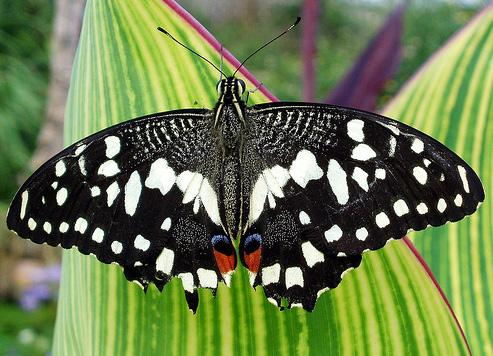
#> input picture Lab02/input_image.jpg, 493 x 356 px
$ python lab02.py
#> lines starting #> are read from the running program, lines starting #| are printed output that depends on the picture
"""
Department of Software Engineering
The University of Azad Jammu and Kashmir
Digital Image Processing Lab (Session 2024-28)
Lab Task # 02 — Digital Images, Pixels, Color, and Basic Transformations

Student Name: Zulqarnain Mohi Ud Din
Roll Number: 2024-SE-07 (2024-SET-07)
Instructor: Engr. Fahad Nisar
"""

import os
import cv2 as cv
import numpy as np
import matplotlib.pyplot as plt


def main():
    print("=" * 70)
    print("DIP Lab Task # 02: Digital Images, Pixels, Color, and Transformations")
    print("Student: Zulqarnain Mohi Ud Din | Roll No: 2024-SE-07")
    print("=" * 70)

    # -------------------------------------------------------------------------
    # Step 2: Load the Image
    # -------------------------------------------------------------------------
    print("\n--- Step 2: Load the Image ---")
    image_path = "input_image.jpg"
    if not os.path.exists(image_path):
        raise FileNotFoundError(f"Image not found at path: {image_path}")

    image = cv.imread(image_path)
#> image is the input picture: shape (356, 493, 3); mean B, G, R 77.2, 123.6, 107
    if image is None:
        raise FileNotFoundError(f"Failed to load image at path: {image_path}")

    print(f"Image Path: {image_path}")
    print(f"Image Shape: {image.shape}")
#| Image Shape: (356, 493, 3)
    print(f"Image Data Type: {image.dtype}")
#| Image Data Type: uint8

    # -------------------------------------------------------------------------
    # Step 3: Inspect the Image
    # -------------------------------------------------------------------------
    print("\n--- Step 3: Inspect the Image ---")
    height, width, channels = image.shape
#> height = 356; width = 493; channels = 3
    print(f"Height (Rows): {height}")
#| Height (Rows): 356
    print(f"Width (Columns): {width}")
#| Width (Columns): 493
    print(f"Number of Channels: {channels}")
#| Number of Channels: 3

    # Top-left and center pixels using [row, column] indexing
    top_left_pixel = image[0, 0]
#> top_left_pixel = [47, 88, 50]
    center_row = height // 2
#> center_row = 178
    center_col = width // 2
#> center_col = 246
    center_pixel = image[center_row, center_col]
#> center_pixel = [148, 153, 154]

    print(f"Top-Left Pixel [row=0, col=0] (BGR): {top_left_pixel}")
#| Top-Left Pixel [row=0, col=0] (BGR): [47 88 50]
    print(f"Center Pixel [row={center_row}, col={center_col}] (BGR): {center_pixel}")
#| Center Pixel [row=178, col=246] (BGR): [148 153 154]

    # Global min/max
    global_min = int(image.min())
#> global_min = 0
    global_max = int(image.max())
#> global_max = 255
    print(f"Global Minimum Pixel Value: {global_min}")
#| Global Minimum Pixel Value: 0
    print(f"Global Maximum Pixel Value: {global_max}")
#| Global Maximum Pixel Value: 255

    # Per-channel min/max (OpenCV default order is Blue, Green, Red)
    channel_names = ["Blue (Channel 0)", "Green (Channel 1)", "Red (Channel 2)"]
    for i, name in enumerate(channel_names):
        ch_min = int(image[:, :, i].min())
        ch_max = int(image[:, :, i].max())
        print(f"{name} -> Min: {ch_min}, Max: {ch_max}")
#> this loop made 3 passes
#| Blue (Channel 0) -> Min: 0, Max: 255
#| Green (Channel 1) -> Min: 0, Max: 255
#| Red (Channel 2) -> Min: 0, Max: 255

    # -------------------------------------------------------------------------
    # Step 4: Convert Colors and Separate Channels
    # -------------------------------------------------------------------------
    print("\n--- Step 4: Convert Colors and Separate Channels ---")
    # Convert BGR to RGB for Matplotlib
    image_rgb = cv.cvtColor(image, cv.COLOR_BGR2RGB)

    # Convert BGR to Grayscale
    image_gray = cv.cvtColor(image, cv.COLOR_BGR2GRAY)

    # Separate Red, Green, and Blue channels from the RGB image
    red_channel = image_rgb[:, :, 0]
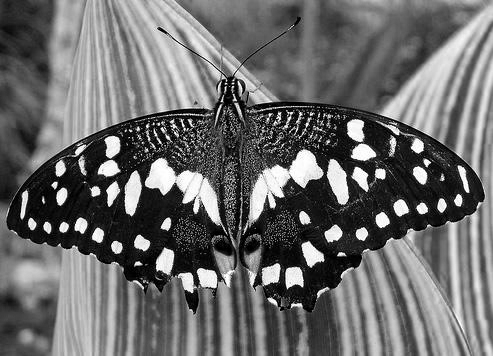
#> red_channel: shape (356, 493); min 0, max 255, mean 107
    green_channel = image_rgb[:, :, 1]
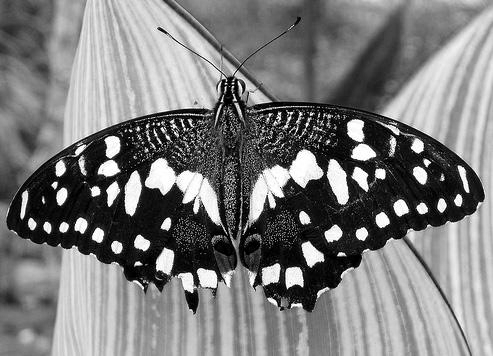
#> green_channel: shape (356, 493); min 0, max 255, mean 123.6
    blue_channel = image_rgb[:, :, 2]
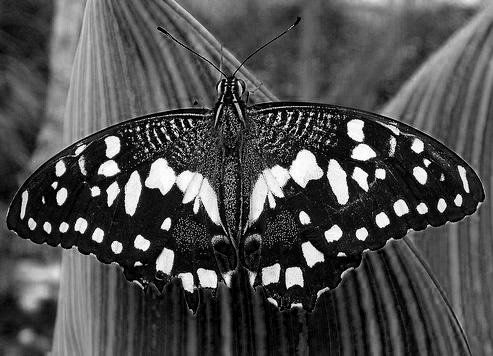
#> blue_channel: shape (356, 493); min 0, max 255, mean 77.2

    # Convert center pixel RGB to HEX
    center_rgb = image_rgb[center_row, center_col]
#> center_rgb = [154, 153, 148]
    center_hex = "#{:02X}{:02X}{:02X}".format(center_rgb[0], center_rgb[1], center_rgb[2])
#> center_hex = '#9A9994'
    print(f"Center Pixel [row={center_row}, col={center_col}] (RGB): {center_rgb}")
#| Center Pixel [row=178, col=246] (RGB): [154 153 148]
    print(f"Center Pixel HEX Value: {center_hex}")
#| Center Pixel HEX Value: #9A9994

    # 2x3 Figure displaying: RGB, Red, Green, Blue, Grayscale, and unconverted BGR
    fig, axes = plt.subplots(2, 3, figsize=(12, 8))
    fig.suptitle("Step 4: Color Conversions and Channel Separation", fontsize=14, fontweight='bold')

    # Row 1
    axes[0, 0].imshow(image_rgb)
    axes[0, 0].set_title("1. Converted RGB Image")
    axes[0, 0].axis('off')

    axes[0, 1].imshow(red_channel, cmap='gray')
    axes[0, 1].set_title("2. Red Channel (Gray Colormap)")
    axes[0, 1].axis('off')

    axes[0, 2].imshow(green_channel, cmap='gray')
    axes[0, 2].set_title("3. Green Channel (Gray Colormap)")
    axes[0, 2].axis('off')

    # Row 2
    axes[1, 0].imshow(blue_channel, cmap='gray')
    axes[1, 0].set_title("4. Blue Channel (Gray Colormap)")
    axes[1, 0].axis('off')

    axes[1, 1].imshow(image_gray, cmap='gray')
    axes[1, 1].set_title("5. Grayscale Image")
    axes[1, 1].axis('off')

    axes[1, 2].imshow(image)  # Directly passing BGR to Matplotlib
    axes[1, 2].set_title("6. Unconverted BGR Image (Distorted)")
    axes[1, 2].axis('off')

    plt.tight_layout()
    channel_fig_path = "channels_comparison.png"
    plt.savefig(channel_fig_path, dpi=300, bbox_inches='tight')
#> figure, not shown here; B, G, R data is drawn as R, G, B
    plt.close()
    print(f"Saved 2x3 color channel figure to: {channel_fig_path}")

    # -------------------------------------------------------------------------
    # Step 5: Crop, Resize, and Save
    # -------------------------------------------------------------------------
    print("\n--- Step 5: Crop, Resize, and Save ---")
    # Crop an exact 100 x 100 region centered in the image
    y_start = (height - 100) // 2
#> y_start = 128
    y_end = y_start + 100
#> y_end = 228
    x_start = (width - 100) // 2
#> x_start = 196
    x_end = x_start + 100
#> x_end = 296

    cropped_rgb = image_rgb[y_start:y_end, x_start:x_end]
    print(f"Cropped Region Slices: y=[{y_start}:{y_end}], x=[{x_start}:{x_end}]")
#| Cropped Region Slices: y=[128:228], x=[196:296]
    print(f"Cropped Region Shape: {cropped_rgb.shape}")
#| Cropped Region Shape: (100, 100, 3)

    # Resize crop to 200 x 200 pixels
    resized_rgb = cv.resize(cropped_rgb, (200, 200), interpolation=cv.INTER_LINEAR)
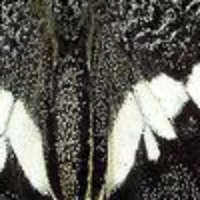
#> resized_rgb: shape (200, 200, 3); mean R, G, B 95.2, 94.7, 87.9
    print(f"Resized Region Shape: {resized_rgb.shape}")
#| Resized Region Shape: (200, 200, 3)

    # Display Original, Cropped, and Resized images side-by-side
    fig2, axes2 = plt.subplots(1, 3, figsize=(13, 5))
    fig2.suptitle("Step 5: Crop, Resize, and Coordinate Transform", fontsize=14, fontweight='bold', y=0.98)

    axes2[0].imshow(image_rgb)
    axes2[0].set_title(f"Original Image\n({width} x {height})", pad=10)
    # Draw a bounding rectangle indicator on original for clarity
    rect = plt.Rectangle((x_start, y_start), 100, 100, linewidth=2, edgecolor='red', facecolor='none')
    axes2[0].add_patch(rect)
    axes2[0].axis('off')

    axes2[1].imshow(cropped_rgb)
    axes2[1].set_title("Cropped Region\n(100 x 100)", pad=10)
    axes2[1].axis('off')

    axes2[2].imshow(resized_rgb)
    axes2[2].set_title("Resized Region\n(200 x 200)", pad=10)
    axes2[2].axis('off')

    plt.tight_layout(rect=[0, 0, 1, 0.93])
    crop_fig_path = "crop_resize_comparison.png"
    plt.savefig(crop_fig_path, dpi=300, bbox_inches='tight')
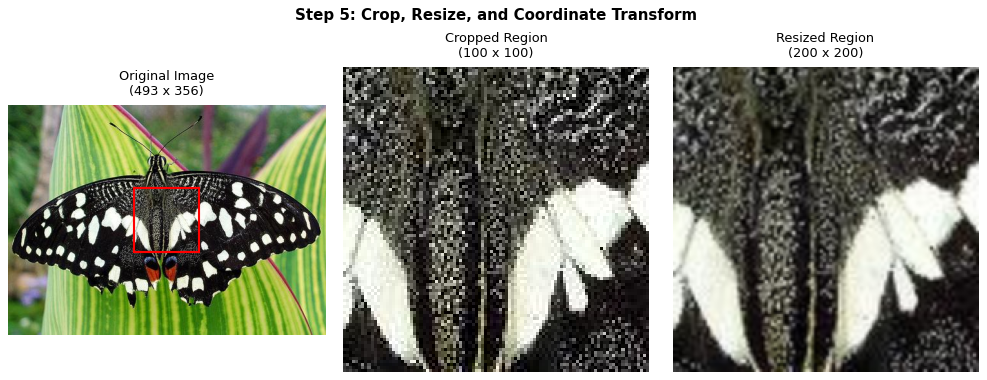
#> figure drawn by matplotlib, 3 panels
    plt.close()
    print(f"Saved crop & resize comparison figure to: {crop_fig_path}")

    # Convert the resized RGB image back to BGR and save it as resized_crop.png
    resized_bgr = cv.cvtColor(resized_rgb, cv.COLOR_RGB2BGR)
    save_filename = "resized_crop.png"
    save_success = cv.imwrite(save_filename, resized_bgr)
    print(f"cv.imwrite('{save_filename}') saved successfully: {save_success}")
#| cv.imwrite('resized_crop.png') saved successfully: True

    # -------------------------------------------------------------------------
    # Step 6: Create a Histogram
    # -------------------------------------------------------------------------
    print("\n--- Step 6: Create a Histogram ---")
    # Flatten grayscale image
    flattened_gray = image_gray.ravel()

    plt.figure(figsize=(9, 5))
    plt.hist(flattened_gray, bins=256, range=[0, 256], color='#1f77b4', alpha=0.85, edgecolor='black', linewidth=0.2)
    plt.title("Grayscale Intensity Histogram (256 Bins)", fontsize=13, fontweight='bold')
    plt.xlabel("Pixel Intensity Level (0 = Pure Black, 255 = Pure White)", fontsize=11)
    plt.ylabel("Number of Pixels (Frequency)", fontsize=11)
    plt.grid(axis='y', linestyle='--', alpha=0.6)
    plt.xlim([0, 256])

    # Mark mean intensity
    mean_val = float(np.mean(flattened_gray))
#> mean_val = 113.3
    median_val = float(np.median(flattened_gray))
#> median_val = 114
    plt.axvline(mean_val, color='red', linestyle='dashed', linewidth=1.5, label=f'Mean Intensity: {mean_val:.2f}')
    plt.axvline(median_val, color='green', linestyle='dotted', linewidth=1.5, label=f'Median Intensity: {median_val:.2f}')
    plt.legend(loc='upper right')

    hist_filename = "grayscale_histogram.png"
    plt.savefig(hist_filename, dpi=300, bbox_inches='tight')
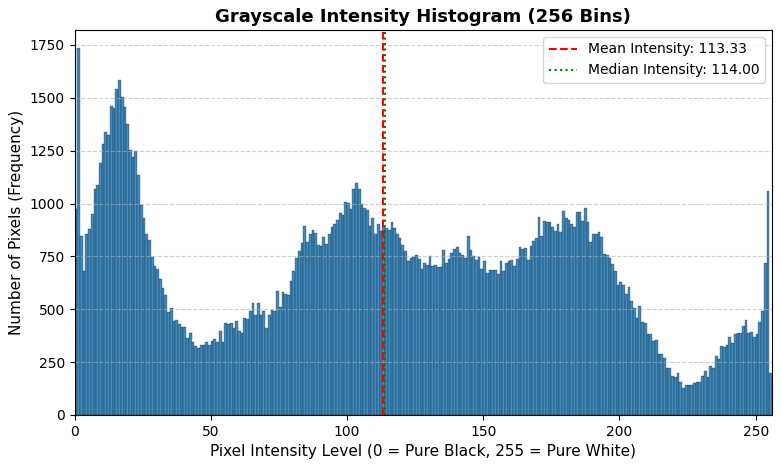
#> figure drawn by matplotlib, 1 panel; tallest bar 1734 high, from x = 1 to 2
    plt.close()
    print(f"Saved grayscale histogram plot to: {hist_filename}")
    print(f"Histogram Statistics -> Mean: {mean_val:.2f}, Median: {median_val:.2f}")
#| Histogram Statistics -> Mean: 113.33, Median: 114.00

    # Evaluation of brightness
    if mean_val < 85:
        tone_description = "mainly dark"
    elif mean_val > 170:
        tone_description = "mainly bright"
    else:
        tone_description = "well balanced"

    explanation_hist = (
        f"Histogram Tone Evaluation:\n"
        f"The image exhibits an overall {tone_description} intensity distribution with a mean pixel value of {mean_val:.2f} "
        f"and median value of {median_val:.2f} across the [0, 255] spectrum. "
        f"The histogram displays noticeable peaks across low-to-mid tones corresponding to the patterned butterfly wings "
        f"and vibrant leaf background, alongside highlights reaching the upper intensity range for the white wing spots."
    )
    print(explanation_hist)
#> (printed output is left out)

    # -------------------------------------------------------------------------
    # Step 7: Demonstrate Bit Depth
    # -------------------------------------------------------------------------
    print("\n--- Step 7: Demonstrate Bit Depth ---")
    # Create an 8-bit horizontal grayscale gradient from 0 to 255 (height=80, width=256)
    gradient_row = np.linspace(0, 255, 256, dtype=np.uint8)
    gradient_8bit = np.tile(gradient_row, (80, 1))

    # Quantize to 1-bit, 2-bit, and 4-bit intensity levels
    # 1-bit: 2 levels (0 and 255)
    gradient_1bit = (gradient_8bit // 128) * 255

    # 2-bit: 4 levels (0, 85, 170, 255) -> step size 85
    gradient_2bit = (gradient_8bit // 64) * 85

    # 4-bit: 16 levels (0, 17, 34, ..., 255) -> step size 17
    gradient_4bit = (gradient_8bit // 16) * 17

    # Count unique values
    unique_8bit = len(np.unique(gradient_8bit))
    unique_1bit = len(np.unique(gradient_1bit))
    unique_2bit = len(np.unique(gradient_2bit))
    unique_4bit = len(np.unique(gradient_4bit))

    print(f"8-bit Gradient Unique Intensity Values Count: {unique_8bit}")
    print(f"1-bit Quantized Unique Intensity Values Count: {unique_1bit}")
    print(f"2-bit Quantized Unique Intensity Values Count: {unique_2bit}")
    print(f"4-bit Quantized Unique Intensity Values Count: {unique_4bit}")

    # Display original and three quantized gradients in one figure
    fig3, axes3 = plt.subplots(4, 1, figsize=(10, 8))
    fig3.suptitle("Step 7: Bit Depth Quantization Comparison", fontsize=14, fontweight='bold', y=0.98)

    levels_info = [
        (axes3[0], gradient_8bit, f"8-bit Gradient (256 Intensity Levels — Unique Values: {unique_8bit})"),
        (axes3[1], gradient_4bit, f"4-bit Quantized Gradient (16 Intensity Levels — Unique Values: {unique_4bit})"),
        (axes3[2], gradient_2bit, f"2-bit Quantized Gradient (4 Intensity Levels — Unique Values: {unique_2bit})"),
        (axes3[3], gradient_1bit, f"1-bit Quantized Gradient (2 Intensity Levels — Unique Values: {unique_1bit})"),
    ]

    for ax, grad, title in levels_info:
        ax.imshow(grad, cmap='gray', vmin=0, vmax=255)
        ax.set_title(title, pad=6, fontsize=11)
        ax.set_xticks([])
        ax.set_yticks([])
        for spine in ax.spines.values():
            spine.set_edgecolor('#555555')
            spine.set_linewidth(1.2)

    plt.tight_layout(rect=[0, 0, 1, 0.94])
    bitdepth_fig_path = "bit_depth_comparison.png"
    plt.savefig(bitdepth_fig_path, dpi=300, bbox_inches='tight')
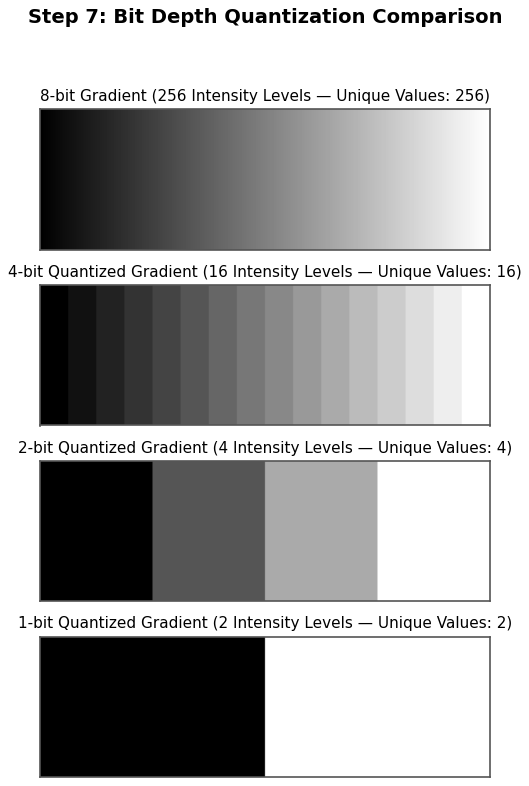
#> figure drawn by matplotlib, 4 panels
    plt.close()
    print(f"Saved bit depth comparison figure to: {bitdepth_fig_path}")

    # Explanation of Resolution vs Bit Depth
    diff_explanation = (
        "Explanation of Spatial Resolution vs. Bit Depth:\n"
        "- Spatial Resolution defines the spatial detail of an image represented by the total number of pixels "
        "(width x height, e.g., 640x480 or 1920x1080), which governs fine spatial structures and sharpness.\n"
        "- Bit Depth (Radiometric Resolution) defines the amount of color/tonal information stored per pixel, "
        "determined by the number of bits allocated (e.g., 1-bit yields 2 levels, 8-bit yields 256 levels). "
        "It governs subtle tonal transitions and prevents false contouring (color banding)."
    )
    print(diff_explanation)

    print("\n" + "=" * 70)
    print("Execution completed successfully! All required steps finished without errors.")
    print("=" * 70)


if __name__ == "__main__":
    main()
